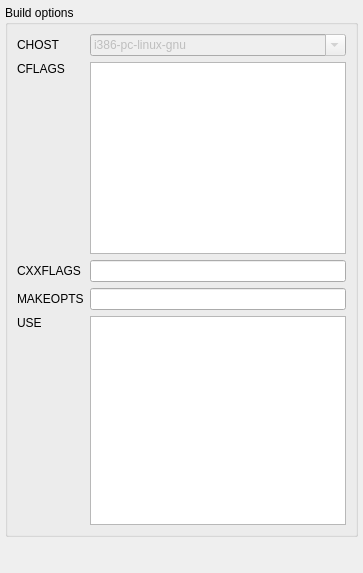
     <widget class="QWidget" name="tab">
      <attribute name="title">
       <string>&amp;Build</string>
      </attribute>
      <layout class="QGridLayout">
       <property name="margin">
        <number>5</number>
       </property>
       <item row="0" column="0">
        <widget class="QGroupBox" name="groupBox4">
         <property name="title">
          <string>Build options</string>
         </property>
         <layout class="QGridLayout">
          <item row="0" column="2">
           <widget class="QComboBox" name="kcfg_Chost">
            <property name="enabled">
             <bool>false</bool>
            </property>
            <property name="editable">
             <bool>true</bool>
            </property>
            <item>
             <property name="text">
              <string>i386-pc-linux-gnu</string>
             </property>
            </item>
            <item>
             <property name="text">
              <string>i486-pc-linux-gnu</string>
             </property>
            </item>
            <item>
             <property name="text">
              <string>i586-pc-linux-gnu</string>
             </property>
            </item>
            <item>
             <property name="text">
              <string>i686-pc-linux-gnu</string>
             </property>
            </item>
            <item>
             <property name="text">
              <string>alpha-unknown-linux-gnu</string>
             </property>
            </item>
            <item>
             <property name="text">
              <string>powerpc-unknown-linux-gnu</string>
             </property>
            </item>
            <item>
             <property name="text">
              <string>powerpc64-unknown-linux-gnu</string>
             </property>
            </item>
            <item>
             <property name="text">
              <string>sparc-unknown-linux-gnu</string>
             </property>
            </item>
            <item>
             <property name="text">
              <string>hppa-unknown-linux-gnu</string>
             </property>
            </item>
            <item>
             <property name="text">
              <string>hppa1.1-unknown-linux-gnu</string>
             </property>
            </item>
            <item>
             <property name="text">
              <string>hppa2.0-unknown-linux-gnu</string>
             </property>
            </item>
            <item>
             <property name="text">
              <string>mips-unknown-linux-gnu</string>
             </property>
            </item>
            <item>
             <property name="text">
              <string>x86_64-pc-linux-gnu</string>
             </property>
            </item>
           </widget>
          </item>
          <item row="0" column="0" colspan="2">
           <widget class="QLabel" name="textLabel3">
            <property name="sizePolicy">
             <sizepolicy hsizetype="Fixed" vsizetype="Fixed">
              <horstretch>0</horstretch>
              <verstretch>0</verstretch>
             </sizepolicy>
            </property>
            <property name="text">
             <string>CHOST</string>
            </property>
            <property name="wordWrap">
             <bool>false</bool>
            </property>
           </widget>
          </item>
          <item row="1" column="0" colspan="2">
           <widget class="QLabel" name="cFlags">
            <property name="sizePolicy">
             <sizepolicy hsizetype="Fixed" vsizetype="Fixed">
              <horstretch>0</horstretch>
              <verstretch>0</verstretch>
             </sizepolicy>
            </property>
            <property name="text">
             <string>CFLAGS</string>
            </property>
            <property name="wordWrap">
             <bool>false</bool>
            </property>
           </widget>
          </item>
          <item row="3" column="0" colspan="2">
           <widget class="QLabel" name="cFlags_2">
            <property name="sizePolicy">
             <sizepolicy hsizetype="Fixed" vsizetype="Fixed">
              <horstretch>0</horstretch>
              <verstretch>0</verstretch>
             </sizepolicy>
            </property>
            <property name="text">
             <string>CXXFLAGS</string>
            </property>
            <property name="wordWrap">
             <bool>false</bool>
            </property>
           </widget>
          </item>
          <item row="1" column="2" rowspan="2">
           <widget class="QTextEdit" name="kcfg_CFlags">
            <property name="sizePolicy">
             <sizepolicy hsizetype="MinimumExpanding" vsizetype="MinimumExpanding">
              <horstretch>0</horstretch>
              <verstretch>0</verstretch>
             </sizepolicy>
            </property>
           </widget>
          </item>
          <item row="2" column="1">
           <spacer name="spacer12">
            <property name="orientation">
             <enum>Qt::Vertical</enum>
            </property>
            <property name="sizeType">
             <enum>QSizePolicy::Expanding</enum>
            </property>
            <property name="sizeHint" stdset="0">
             <size>
              <width>20</width>
              <height>31</height>
             </size>
            </property>
           </spacer>
          </item>
          <item row="3" column="2">
           <widget class="QLineEdit" name="kcfg_CXXFlags"/>
          </item>
          <item row="4" column="2">
           <widget class="QLineEdit" name="kcfg_MakeOpts"/>
          </item>
          <item row="4" column="0" colspan="2">
           <widget class="QLabel" name="makeOpts">
            <property name="sizePolicy">
             <sizepolicy hsizetype="Fixed" vsizetype="Fixed">
              <horstretch>0</horstretch>
              <verstretch>0</verstretch>
             </sizepolicy>
            </property>
            <property name="text">
             <string>MAKEOPTS</string>
            </property>
            <property name="wordWrap">
             <bool>false</bool>
            </property>
           </widget>
          </item>
          <item row="5" column="2" rowspan="2">
           <widget class="QTextEdit" name="kcfg_Use">
            <property name="sizePolicy">
             <sizepolicy hsizetype="MinimumExpanding" vsizetype="MinimumExpanding">
              <horstretch>0</horstretch>
              <verstretch>0</verstretch>
             </sizepolicy>
            </property>
           </widget>
          </item>
          <item row="5" column="0">
           <widget class="QLabel" name="textLabel3_2_2_2">
            <property name="sizePolicy">
             <sizepolicy hsizetype="Fixed" vsizetype="Fixed">
              <horstretch>0</horstretch>
              <verstretch>0</verstretch>
             </sizepolicy>
            </property>
            <property name="text">
             <string>USE</string>
            </property>
            <property name="wordWrap">
             <bool>false</bool>
            </property>
           </widget>
          </item>
          <item row="6" column="0">
           <spacer name="spacer5">
            <property name="orientation">
             <enum>Qt::Vertical</enum>
            </property>
            <property name="sizeType">
             <enum>QSizePolicy::Expanding</enum>
            </property>
            <property name="sizeHint" stdset="0">
             <size>
              <width>30</width>
              <height>189</height>
             </size>
            </property>
           </spacer>
          </item>
         </layout>
        </widget>
       </item>
       <item row="1" column="0">
        <spacer name="spacer15">
         <property name="orientation">
          <enum>Qt::Vertical</enum>
         </property>
         <property name="sizeType">
          <enum>QSizePolicy::Expanding</enum>
         </property>
         <property name="sizeHint" stdset="0">
          <size>
           <width>20</width>
           <height>31</height>
          </size>
         </property>
        </spacer>
       </item>
      </layout>
     </widget>
